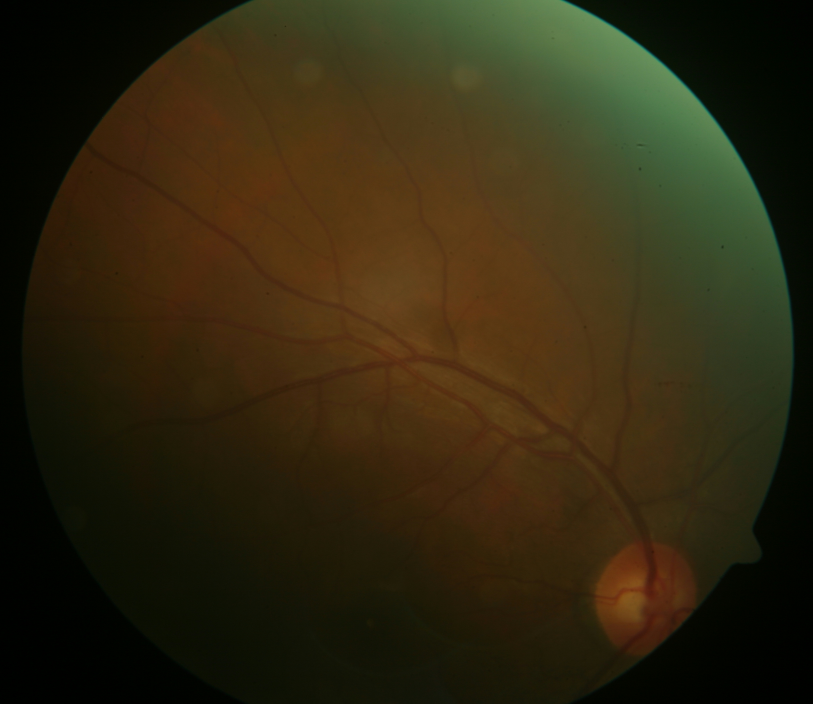
//> input picture SampleImages/IMG_00923.jpg, 2438 x 2112 px (shown at 1/3 size)
$ ./features SampleImages/IMG_00923.jpg   (built with g++ and OpenCV 4)
//> lines starting //> are read from the running program, lines starting //| are printed output that depends on the picture; after the words box and inside, x2 and y2 are one past the last pixel; in counts of white or black regions, pixels touching at a corner belong together
#include<opencv2/core/core.hpp>
#include<opencv2/highgui/highgui.hpp>
#include "opencv2/imgcodecs.hpp"
#include "opencv2/photo/photo.hpp"
#include "opencv2/imgproc/imgproc.hpp"
#include "highgui.h"
#include<iostream>
#include<fstream>

using namespace cv;
using namespace std;
# define db double

void getroi(Rect roi[7],int r,int c);
db getspfreq(Mat I);
void GLCM(Mat src,Mat dest,int d);
db getcontrast(Mat I);
db getentropy(Mat I);
Mat cropimg(Mat src);

int main( int argc, char** argv )
{
	Mat src,lab,dest;
	Rect roi[7];
	int r,c;
    ofstream fout("feature.txt",ios::out);

	Scalar avg,stddev,av,st;
	Scalar mu[7],dev[7],skew[7],kurt[7],var[7],spfreq[7],contrast[7],entropy[7];

    //Read in image and crop and resize it
    src= imread( argv[1], 1 );
//> src is the input picture: 2112 rows x 2438 cols, CV_8UC3; mean B, G, R 16.3, 39.3, 47.7
    src=cropimg(src);
//> in cropimg, `cvtColor(img,img,CV_BGR2GRAY);`:
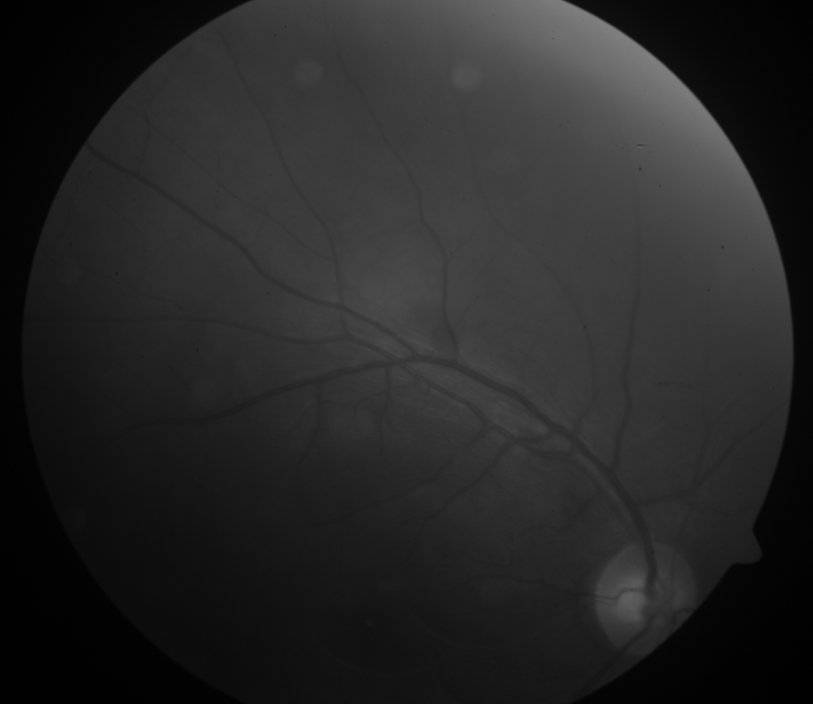
//> img: 2112 rows x 2438 cols, CV_8UC1 (shown at 1/3 size); min 0, max 129, mean 39.1
//> in cropimg, `threshold(img,img,10,255,CV_THRESH_BINARY);`:
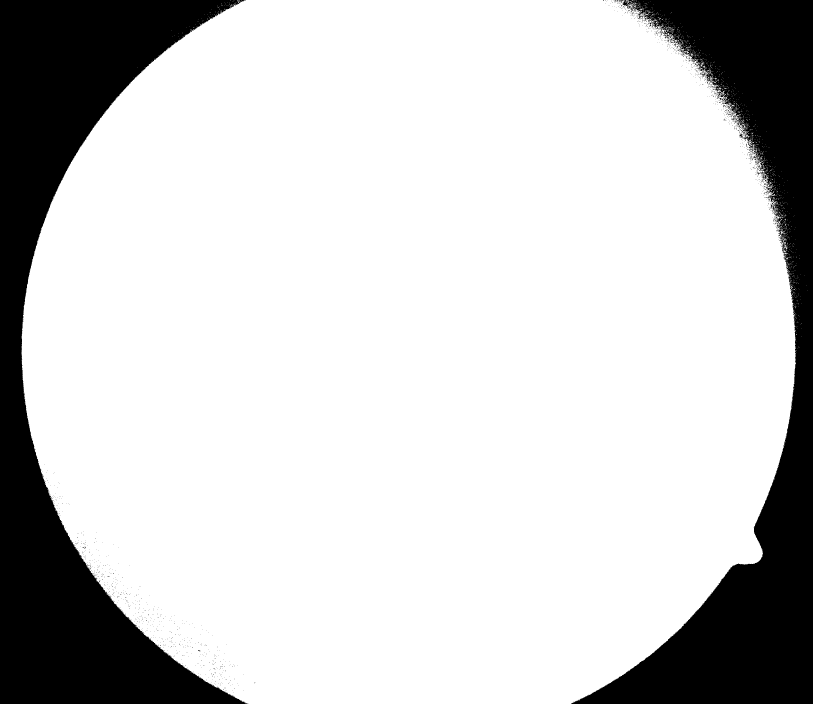
//> img: 2112 rows x 2438 cols, CV_8UC1 (shown at 1/3 size); 80.6% white; 1388 black regions (1369 under 20 px)
//> in cropimg, `GaussianBlur(img,img,Size(21,21),0,0);`:
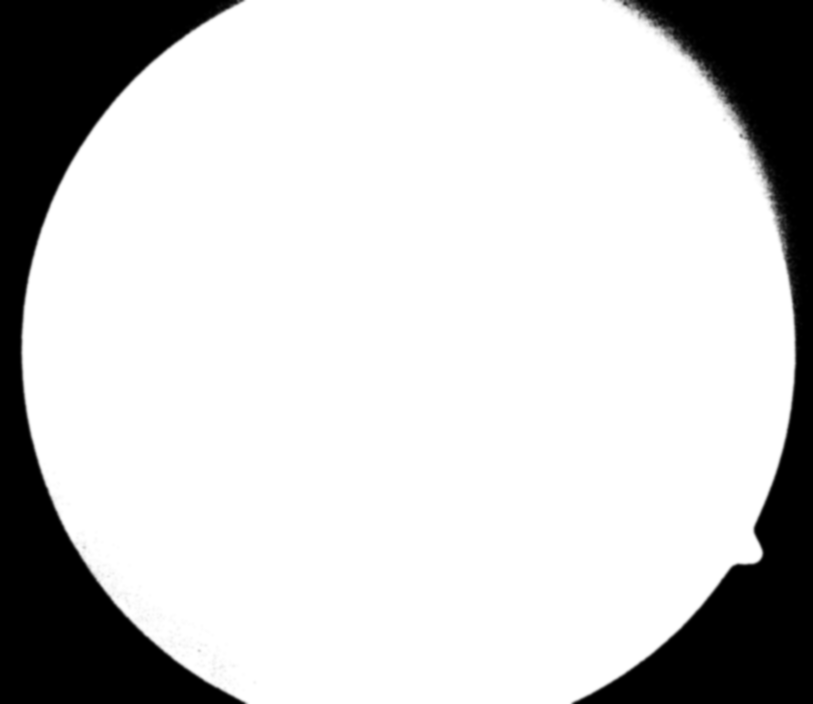
//> img: 2112 rows x 2438 cols, CV_8UC1 (shown at 1/3 size); 4.16% of pixels changed, all inside (x1, y1, x2, y2) = (55, 0, 2428, 2112)
//> in cropimg, `findContours(img,contours,hierarchy,CV_RETR_TREE,CV_CHAIN_APPROX_SIMPL..`: contours = 14 contours, 4 with area under 20; largest, box (x1, y1, x2, y2) and area: (55, 0, 2420, 2112) 4239858, (2005, 29, 2022, 48) 231, (2331, 535, 2349, 551) 133, (2415, 865, 2428, 879) 122, (2412, 850, 2425, 864) 122
    resize(src,src,Size(650,560));
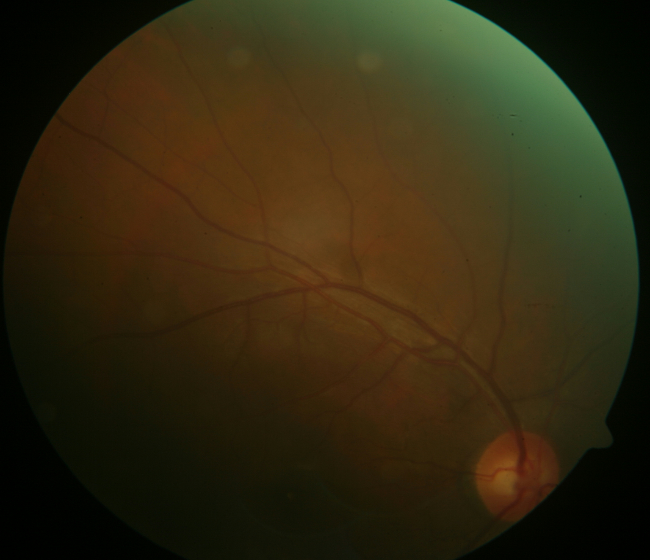
//> src: 560 rows x 650 cols, CV_8UC3; mean B, G, R 16.7, 40.2, 49

    //Splitting into 7 regions of interest
    r=src.rows; c=src.cols;
//> after `r = src.rows`: r = 560
//> after `c = src.cols`: c = 650
    getroi(roi,r,c);

    //Converting to CIE*Lab space
 	cvtColor( src, dest, CV_BGR2Lab );
//> dest: 560 rows x 650 cols, CV_8UC3; mean of channels 0, 1, 2 43.1, 129, 143.5

    for(int j=0;j<7;j++){
 		lab=dest(roi[j]);

        //Calculating mean and standard deviation
 		meanStdDev(lab,mu[j],dev[j]);

        //Splitting into the three channels L,a,b
        Mat channel[3];
 		split(lab,channel);

        //Calculating the skew for each of the three channels L,a,b
        Mat x3; pow(lab,3,x3);
 		meanStdDev(x3,avg,stddev);
 		for(int i=0;i<3;i++)
 			skew[j][i]=(avg[i]-3*mu[j][i]*dev[j][i]*dev[j][i]-mu[j][i]*mu[j][i]*mu[j][i])/(dev[j][i]*dev[j][i]*dev[j][i]);

        Mat x4; pow(lab,4,x4);
 		meanStdDev(x4,av,st);

        //Calculating the kurtosis for each of the three channels L,a,b
        for(int i=0;i<3;i++)
 			kurt[j][i]=(av[i]-4*mu[j][i]*avg[i]+6*mu[j][i]*mu[j][i]*dev[j][i]*dev[j][i]+3*mu[j][i]*mu[j][i]*mu[j][i]*mu[j][i])/(dev[j][i]*dev[j][i]*dev[j][i]*dev[j][i]);

        //Calculating the variance for each of the three channels L,a,b
        for(int i=0;i<3;i++)
 			var[j][i]=dev[j][i]*dev[j][i];

        //Calculating the spatial frequency for each of the three channels L,a,b
        for(int i=0;i<3;i++){
 			spfreq[j][i]=getspfreq(channel[i]);
 		}

        //Calculating the contrast and entropy(Haralick features) for each of the three channels L,a,b
        for(int i=0;i<3;i++){
            Mat frame=Mat::zeros(256,256,CV_64FC1);
            GLCM(channel[i],frame,1);
            contrast[j][i]=getcontrast(frame);
            entropy[j][i]=getentropy(frame);
        }

        //Writing the feature vector into a text file
 		fout<<mu[j][0]<<"\n"<<mu[j][1]<<"\n"<<mu[j][2]<<"\n";
 		fout<<dev[j][0]<<"\n"<<dev[j][1]<<"\n"<<dev[j][2]<<"\n";
 		fout<<skew[j][0]<<"\n"<<skew[j][1]<<"\n"<<skew[j][2]<<"\n";
 		fout<<kurt[j][0]<<"\n"<<kurt[j][1]<<"\n"<<kurt[j][2]<<"\n";
 		fout<<var[j][0]<<"\n"<<var[j][1]<<"\n"<<var[j][2]<<"\n";
 		fout<<spfreq[j][0]<<"\n"<<spfreq[j][1]<<"\n"<<spfreq[j][2]<<"\n";
        fout<<contrast[j][0]<<"\n"<<contrast[j][1]<<"\n"<<contrast[j][2]<<"\n";
        fout<<entropy[j][0]<<"\n"<<entropy[j][1]<<"\n"<<entropy[j][2]<<"\n";
    }
//> lab: 140 rows x 195 cols, CV_8UC3; mean of channels 0, 1, 2 45.9, 135.4, 148.1
//> after the loop, avg = Scalar(255, 255, 255); stddev = Scalar(0); skew = 7 Scalars: [-1936.2, -78221.4, -391939.1, 0], [-450.2, -2514.5, -84985.8, 0], [-38.81, -29055.2, -24293.9, 0], [-406.5, -234233.4, -178418.6, 0], [-780.3, -5195.3, -44144.2, 0], [-29.01, -52498.9, -35391.4, 0], [-54.62, -26527.9, -27755.6, 0]; av = Scalar(255, 255, 255); st = Scalar(0); kurt = 7 Scalars: [71471.3, 10024919, 86016933.5, 0], [10005.5, 101475.8, 11197821.3, 0], [331.2, 2674042.9, 2105792.4, 0], [8710.2, 43293688.7, 30113929.6, 0], [21049.1, 268144.9, 4672951.4, 0], [216.5, 5888917.7, 3479470.8, 0], [541.2, 2368179.7, 2515598.9, 0]; var = 7 Scalars: [26.03, 10.45, 4.45, 0], [102.7, 87.99, 11.74, 0], [144.9, 18.96, 25.25, 0], [81.04, 5.08, 7.56, 0], [45.08, 55.3, 17.66, 0], [79.42, 11.77, 18.04, 0], [169, 20.66, 23.99, 0]; spfreq = 7 Scalars: [20, 17.17, 16.76, 0], [18.7, 17.06, 16.88, 0], [21.47, 17.75, 16.81, 0], [18.97, 17.21, 16.67, 0], [20, 17.4, 16.96, 0], [23.88, 18.22, 16.91, 0], [18.83, 17.38, 16.64, 0]; contrast = 7 Scalars: [63.24, 26.17, 14.81, 0], [61.78, 39.38, 15.6, 0], [105.8, 49.51, 20.16, 0], [119, 24.35, 12.48, 0], [83.92, 50.17, 24.97, 0], [76.08, 32.17, 13.21, 0], [156.3, 44.86, 23.46, 0]; entropy = 7 Scalars: [39.11, 18.59, 7.27, 0], [46.18, 45.26, 13.45, 0], [78.75, 25.31, 22.41, 0], [70.78, 13.47, 9.15, 0], [53.06, 43.81, 20.49, 0], [51.57, 10.02, 14.78, 0], [88.71, 28.26, 22.62, 0]

    fout.close();
 	return 0;
}

bool cmpare(std::vector<cv::Point> x,std::vector<cv::Point> y){
    return(fabs(contourArea(Mat(x)))>fabs(contourArea(Mat(y))));
}

Mat cropimg(Mat src){//Crops image to remove the black background in the retinal image
    Mat img=src.clone();
    cvtColor(img,img,CV_BGR2GRAY);
    threshold(img,img,10,255,CV_THRESH_BINARY);
    GaussianBlur(img,img,Size(21,21),0,0);
    vector<vector<Point> > contours;
    vector<Vec4i> hierarchy;
    findContours(img,contours,hierarchy,CV_RETR_TREE,CV_CHAIN_APPROX_SIMPLE);
    std::sort(contours.begin(),contours.end(),cmpare);
    Mat dest=src(boundingRect(contours[0]));
    return dest;
}

void getroi(Rect roi[7],int r,int c){//Splitting the retinal image into 7 regions
	roi[0]=Rect(Point(c/5,r/8),Point(c/2,(3*r/8)));
 	roi[1]=Rect(Point(c/2,r/8),Point(4*c/5,3*r/8));
 	roi[2]=Rect(Point(c/20,3*r/8),Point(7*c/20,5*r/8));
 	roi[3]=Rect(Point(7*c/20,3*r/8),Point(13*c/20,5*r/8));
 	roi[4]=Rect(Point(13*c/20,3*r/8),Point(19*c/20,5*r/8));
 	roi[5]=Rect(Point(c/5,5*r/8),Point(c/2,7*r/8));
 	roi[6]=Rect(Point(c/2,5*r/8),Point(4*c/5,7*r/8));
}

db getspfreq(Mat I){//Obtaining the value of spatial frequency
	Mat padded;
	int m = getOptimalDFTSize( I.rows );
	int n = getOptimalDFTSize( I.cols );
    copyMakeBorder(I, padded, 0, m - I.rows, 0, n - I.cols, BORDER_CONSTANT, Scalar::all(0));
	Mat planes[] = {Mat_<db>(padded), Mat::zeros(padded.size(), CV_64F)};
	Mat complexI;
	merge(planes, 2, complexI);
	dft(complexI, complexI);
	split(complexI, planes);                   // planes[0] = Re(DFT(I), planes[1] = Im(DFT(I))
	magnitude(planes[0], planes[1], planes[0]);// planes[0] = magnitude
	Mat magI = planes[0];
	magI = magI(Rect(0, 0, magI.cols & -2, magI.rows & -2));
	// rearrange the quadrants of Fourier image  so that the origin is at the image center
	int cx = magI.cols/2;
	int cy = magI.rows/2;
	Mat q0(magI, Rect(0, 0, cx, cy));
	Mat q1(magI, Rect(cx, 0, cx, cy));
	Mat q2(magI, Rect(0, cy, cx, cy));
	Mat q3(magI, Rect(cx, cy, cx, cy));
	Mat tmp;                           // swap quadrants (Top-Left with Bottom-Right)
	q0.copyTo(tmp);
	q3.copyTo(q0);
	tmp.copyTo(q3);
	q1.copyTo(tmp);                    // swap quadrant (Top-Right with Bottom-Left)
	q2.copyTo(q1);
    tmp.copyTo(q2);
    db spfreq=0,tot=0;
    for(int i=0;i<magI.rows;i++){
        for(int j=0;j<magI.cols;j++){
            spfreq+=magI.at<db>(i, j)*fabs(i-(magI.rows/2))+magI.at<db>(i, j)*fabs(j-(magI.cols/2));
            tot+=2*magI.at<db>(i, j);
        }
    }
    spfreq=spfreq/tot;
    return spfreq;

}

void GLCM(Mat I,Mat res,int d){//To obtain the GLCM (Gray Level Co-occurence Matrix)
    int p,q;
    for(int i=0;i<I.rows;i++){
        for(int j=d;j<(I.cols-d);j++){
            p=I.at<uchar>(i, j);
            q=I.at<uchar>(i, j+d);
            res.at<db>(p, q)+=1;
        }
    }
    res=res+res.t();
    normalize(res,res,NORM_L2);
}

db getcontrast(Mat I){//Obtaining the value of contrast(Haralick feature)
    db ans=0;
    for(int i=0;i<I.rows;i++)
        for(int j=0;j<I.cols;j++)
            ans+=(i-j)*(i-j)*I.at<db>(i, j);
    return ans;
}

db getentropy(Mat I){//Obtaining the value of entropy(Haralick feature)
    db ans=0;
    for(int i=0;i<I.rows;i++)
        for(int j=0;j<I.cols;j++)
            if(I.at<db>(i, j))
                ans+=I.at<db>(i, j)*log(I.at<db>(i, j));
    return (-ans);
}
